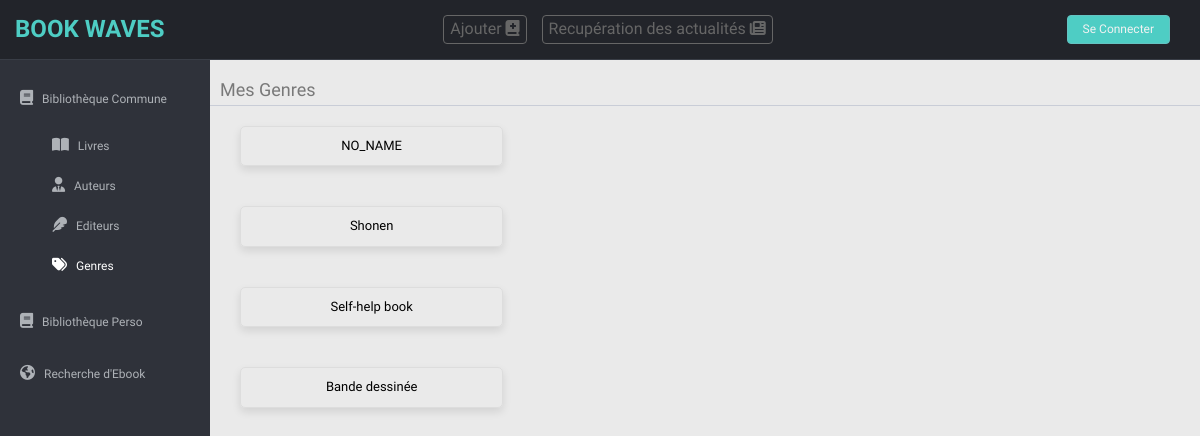
/pages_commune/genres_test_commune.php, run on the app's committed database.
### tables this page shows
CREATE TABLE genre (
id INT PRIMARY KEY NOT NULL AUTO_INCREMENT,
nom VARCHAR(75)
);

### pages_commune/genres_test_commune.php (the view, shortened to what this page needs)
<?php
$servername = "localhost";
$username = "root";
$password = "";
$database = "Biblio";
$conn = new mysqli($servername, $username, $password, $database);
?>
<!DOCTYPE html>
<html lang="fr">
<head>
    <link href="../lib/bootstrap/css/bootstrap.min.css" rel="stylesheet">
    <link href="../lib/font-awesome/css/font-awesome.css" rel="stylesheet" />
  <link href="../css/style.css" rel="stylesheet">
  <link href="../css/style-responsive.css" rel="stylesheet">
</head>
<body>
<section id="container">
    <header class="header black-bg text-center">
      <a href="../index.php" class="logo"><b><span>BOOK WAVES <?php echo isset($_SESSION['username']) ? ' / ' . $_SESSION['username'] : ''; ?></span></b></a>
        <div class="nav notify-row text-center" id="top_menu">
          <ul class="nav top-menu">
            <li id="header_ajout_livre_bar" class="dropdown">
            <a data-toggle="dropdown" class="dropdown-toggle" href="#">
              Ajouter
              <i class="fa-solid fa-book-medical"></i>
            </a>
            <li id="header_convertir_livre_bar" class="dropdown">
            <a data-toggle="dropdown" class="dropdown-toggle" href="#">
              Recupération des actualités
              <i class="fa-solid fa-newspaper"></i>
            </a>
            </li>
          </ul>
        </div>
        <ul class="nav pull-right top-menu">
        <?php if (isset($_SESSION['username'])): ?>
          <li><a class="logout" href="../pages_cnx/logout.php?redirect=<?php echo urlencode($_SERVER['REQUEST_URI']); ?>">Se Déconnecter</a></li>
        <?php else: ?>
          <li><a class="logout" href="../pages_cnx/login.php">Se Connecter</a></li>
        <?php endif; ?>
        </ul>
    </header>
    <aside>
        <div id="sidebar" class="nav-collapse">
            <ul class="sidebar-menu" id="nav-accordion">
                <li class="Formats">
                    <a href="#" id="biblioCommuneLink" class="menu-link">
                        <i class="fa fa-book"></i>
                        <span>Bibliothèque Commune</span>
                    </a>
                    <ul id="menuDeroulantCommun" class="menu-deroulant-commune" style="display: block;">
                        <li class="auteur">
                            <a href="../index.php">
                                <i class="fa fa-book-open"></i>
                                <span>Livres</span>
                            </a>
                        </li>
                        <li class="auteur">
                            <a href="./auteurs_commune.php">
                                <i class="fa fa-user-tie"></i>
                                <span>Auteurs</span>
                            </a>
                        </li>
                        <li class="editeur">
                            <a href="./editeurs_commune.php">
                                <i class="fa fa-feather"></i>
                                <span>Editeurs</span>
                            </a>
                        </li>
                        <li class="Genres">
                            <a href="./genres_commune.php" class="active">
                                <i class="fa fa-tags"></i>
                                <span>Genres</span>
                            </a>
                        </li>
                    </ul>
                </li>
                <li class="sub-menu">
                    <a href="#" id="biblioPersoLink" class="menu-link">
                        <i class="fa fa-book"></i>
                        <span>Bibliothèque Perso</span>
                    </a>
                </li>
                <li class="sub-menu">
                    <a href="../pages_autres/livresRecherche.php">
                        <i class="fa fa-globe"></i>
                        <span>Recherche d'Ebook</span>
                    </a>
                </li>
            </ul>
        </div>
    </aside>
    <section id="main-content">
        <section class="wrapper">
            <div class="row">
                <div class="main-chart">
                    <div class="border-head">
                        <h3>Mes Genres</h3>
                        <div class="container">
                            <?php
                            $queryGenres = "SELECT id, nom FROM genre";
                            $resultGenres = $conn->query($queryGenres);
                            if ($resultGenres && $resultGenres->num_rows > 0) {
                                echo '<div class="container">';
                                while ($rowGenre = $resultGenres->fetch_assoc()) {
                                    $genreId = $rowGenre['id'];
                                    $genreName = $rowGenre['nom'];
                                    echo '<div class="book">';
                                    echo "<a href='#' class='genre-link' data-genre-id='$genreId'>$genreName</a>";
                                    echo '</div>';
                                }
                                echo '</div>';
                            } else {
                                echo "Aucun genre trouvé dans la base de données.";
                            }
                            echo '<div id="livres-container">';
                            echo '</div>';
                            ?>
                        </div>
                    </div>
                </div>
            </div>
        </section>
    </section>
</body>
</html>

### css/style.css (style rules this page uses)
body { color: #797979; background: #eaeaea; font-family: "Ruda", sans-serif; padding: 0px !important; margin: 0px !important; font-size: 13px; }
ul li { list-style: none; }
a, a:hover, a:focus { text-decoration: none; outline: none; }
#container { width: 100%; height: 100%; }
ul.top-menu > li > .logout { color: #f2f2f2; font-size: 12px; border-radius: 4px; -webkit-border-radius: 4px; border: 1px solid #64c3c2 !important; padding: 5px 15px; margin-right: 15px; background: #4ecdc4; }
#sidebar { width: 210px; height: 100%; position: fixed; background: #2f323a; }
#sidebar ul li { position: relative; }
ul.sidebar-menu, ul.sidebar-menu li ul.sub { margin: -2px 0 0; padding: 0; }
ul.sidebar-menu { margin-top: 75px; }
ul.sidebar-menu li { margin-bottom: 5px; margin-left: 10px; margin-right: 10px; }
ul.sidebar-menu li.sub-menu { line-height: 15px; }
ul.sidebar-menu li a span { display: inline-block; }
ul.sidebar-menu li a { color: #aeb2b7; text-decoration: none; display: block; padding: 15px 0 15px 10px; font-size: 12px; outline: none; -webkit-transition: all 0.3s ease; -moz-transition: all 0.3s ease; -o-transition: all 0.3s ease; -ms-transition: all 0.3s ease; transition: all 0.3s ease; }
ul.sidebar-menu li a.active { color: #fff; display: block; -webkit-transition: all 0.3s ease; -moz-transition: all 0.3s ease; -o-transition: all 0.3s ease; -ms-transition: all 0.3s ease; transition: all 0.3s ease; }
ul.sidebar-menu li a i { font-size: 15px; padding-right: 6px; }
ul.sidebar-menu li a.active i { color: #fff; }
#main-content { margin-left: 210px; }
.header, .footer { min-height: 60px; padding: 0 15px; }
.header { position: fixed; left: 0; right: 0; z-index: 1002; display: flex; justify-content: space-between; align-items: center; }
.text-center { text-align: center; }
.black-bg { background: #22242a; border-bottom: 1px solid #393d46; }
.wrapper { display: inline-block; margin-top: 60px; padding-left: 15px; padding-right: 15px; padding-bottom: 15px; padding-top: 0px; width: 100%; }
a.logo { font-size: 24px; color: #f2f2f2; float: left; text-transform: uppercase; }
a.logo b { font-weight: 900; }
a.logo span { color: #4ecdc4; }
#top_menu .nav > li, ul.top-menu > li { float: left; }
.notify-row { float: left; }
ul.top-menu > li > a { color: #666666; font-size: 16px; border-radius: 4px; -webkit-border-radius: 4px; border: 1px solid #666666 !important; padding: 2px 6px; margin-right: 15px; }
.main-chart { padding-top: 20px; }
.border-head h3 { border-bottom: 1px solid #c9cdd7; margin-top: 0; margin-bottom: 20px; padding-bottom: 5px; font-weight: normal; font-size: 18px; display: inline-block; width: 100%; font-weight: 300; padding-left: 10px; }
.container { display: grid; grid-template-columns: repeat(auto-fill, minmax(225px, 1fr)); gap: 40px; width: 100%; }
.container::before, .container::after { display: none; }
.book { text-align: center; padding: 10px; border: 1px solid #ddd; border-radius: 5px; box-shadow: 0 4px 8px rgba(0, 0, 0, 0.1); }
.book a { text-decoration: none; color: #000; }
ul.sidebar-menu li ul.menu-deroulant-commune, ul.sidebar-menu li ul.menu-deroulant-perso { display: none; padding-left: 32px; padding-bottom: 10px; }
ul.sidebar-menu li ul.menu-deroulant-commune .active, ul.sidebar-menu li ul.menu-deroulant-perso .active { color: white; }
ul.sidebar-menu li ul.menu-deroulant-commune li a, ul.sidebar-menu li ul.menu-deroulant-perso li a { text-decoration: none; font-size: 12px; padding: 6px 0; line-height: 35px; height: 35px; -webkit-transition: all 0.3s ease; -moz-transition: all 0.3s ease; -o-transition: all 0.3s ease; -ms-transition: all 0.3s ease; transition: all 0.3s ease; color: #aeb2b7; }

### data on the page
genre: nom "NO_NAME"
genre: nom "Shonen"
genre: nom "Self-help book"
genre: nom "Bande dessinée"
